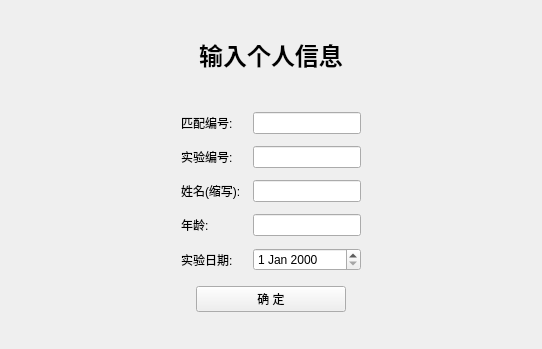
<?xml version="1.0" encoding="UTF-8"?>
<ui version="4.0">
 <class>LoginWidget</class>
 <widget class="QWidget" name="LoginWidget">
  <property name="geometry">
   <rect>
    <x>0</x>
    <y>0</y>
    <width>542</width>
    <height>349</height>
   </rect>
  </property>
  <property name="windowTitle">
   <string>Form</string>
  </property>
  <layout class="QVBoxLayout" name="verticalLayout">
   <property name="spacing">
    <number>15</number>
   </property>
   <item>
    <spacer name="verticalSpacer_2">
     <property name="orientation">
      <enum>Qt::Vertical</enum>
     </property>
     <property name="sizeHint" stdset="0">
      <size>
       <width>20</width>
       <height>26</height>
      </size>
     </property>
    </spacer>
   </item>
   <item>
    <widget class="QLabel" name="label">
     <property name="font">
      <font>
       <family>微软雅黑</family>
       <pointsize>18</pointsize>
       <weight>75</weight>
       <bold>true</bold>
      </font>
     </property>
     <property name="text">
      <string>输入个人信息</string>
     </property>
     <property name="alignment">
      <set>Qt::AlignCenter</set>
     </property>
    </widget>
   </item>
   <item>
    <spacer name="verticalSpacer">
     <property name="orientation">
      <enum>Qt::Vertical</enum>
     </property>
     <property name="sizeHint" stdset="0">
      <size>
       <width>20</width>
       <height>24</height>
      </size>
     </property>
    </spacer>
   </item>
   <item>
    <layout class="QHBoxLayout" name="horizontalLayout">
     <item>
      <spacer name="horizontalSpacer">
       <property name="orientation">
        <enum>Qt::Horizontal</enum>
       </property>
       <property name="sizeHint" stdset="0">
        <size>
         <width>40</width>
         <height>20</height>
        </size>
       </property>
      </spacer>
     </item>
     <item>
      <layout class="QGridLayout" name="gridLayout">
       <property name="spacing">
        <number>12</number>
       </property>
       <item row="1" column="0">
        <widget class="QLabel" name="label_3">
         <property name="text">
          <string>实验编号:</string>
         </property>
        </widget>
       </item>
       <item row="3" column="0">
        <widget class="QLabel" name="label_5">
         <property name="text">
          <string>年龄:</string>
         </property>
        </widget>
       </item>
       <item row="2" column="1">
        <widget class="QLineEdit" name="lineEditShortName"/>
       </item>
       <item row="2" column="0">
        <widget class="QLabel" name="label_4">
         <property name="text">
          <string>姓名(缩写):</string>
         </property>
        </widget>
       </item>
       <item row="3" column="1">
        <widget class="QLineEdit" name="lineEditAge"/>
       </item>
       <item row="1" column="1">
        <widget class="QLineEdit" name="lineEditExpNum"/>
       </item>
       <item row="0" column="0">
        <widget class="QLabel" name="label_2">
         <property name="text">
          <string>匹配编号:</string>
         </property>
        </widget>
       </item>
       <item row="5" column="0">
        <widget class="QLabel" name="label_6">
         <property name="text">
          <string>实验日期:</string>
         </property>
        </widget>
       </item>
       <item row="0" column="1">
        <widget class="QLineEdit" name="lineEditMatchingNum"/>
       </item>
       <item row="5" column="1">
        <widget class="QDateEdit" name="dateEdit"/>
       </item>
      </layout>
     </item>
     <item>
      <spacer name="horizontalSpacer_2">
       <property name="orientation">
        <enum>Qt::Horizontal</enum>
       </property>
       <property name="sizeHint" stdset="0">
        <size>
         <width>40</width>
         <height>20</height>
        </size>
       </property>
      </spacer>
     </item>
    </layout>
   </item>
   <item>
    <layout class="QHBoxLayout" name="horizontalLayout_2">
     <item>
      <spacer name="horizontalSpacer_3">
       <property name="orientation">
        <enum>Qt::Horizontal</enum>
       </property>
       <property name="sizeHint" stdset="0">
        <size>
         <width>40</width>
         <height>20</height>
        </size>
       </property>
      </spacer>
     </item>
     <item>
      <widget class="QPushButton" name="pushButtonOK">
       <property name="minimumSize">
        <size>
         <width>150</width>
         <height>0</height>
        </size>
       </property>
       <property name="maximumSize">
        <size>
         <width>300</width>
         <height>16777215</height>
        </size>
       </property>
       <property name="text">
        <string>确 定</string>
       </property>
      </widget>
     </item>
     <item>
      <spacer name="horizontalSpacer_4">
       <property name="orientation">
        <enum>Qt::Horizontal</enum>
       </property>
       <property name="sizeHint" stdset="0">
        <size>
         <width>40</width>
         <height>20</height>
        </size>
       </property>
      </spacer>
     </item>
    </layout>
   </item>
   <item>
    <spacer name="verticalSpacer_3">
     <property name="orientation">
      <enum>Qt::Vertical</enum>
     </property>
     <property name="sizeHint" stdset="0">
      <size>
       <width>20</width>
       <height>26</height>
      </size>
     </property>
    </spacer>
   </item>
  </layout>
 </widget>
 <resources/>
 <connections/>
</ui>
